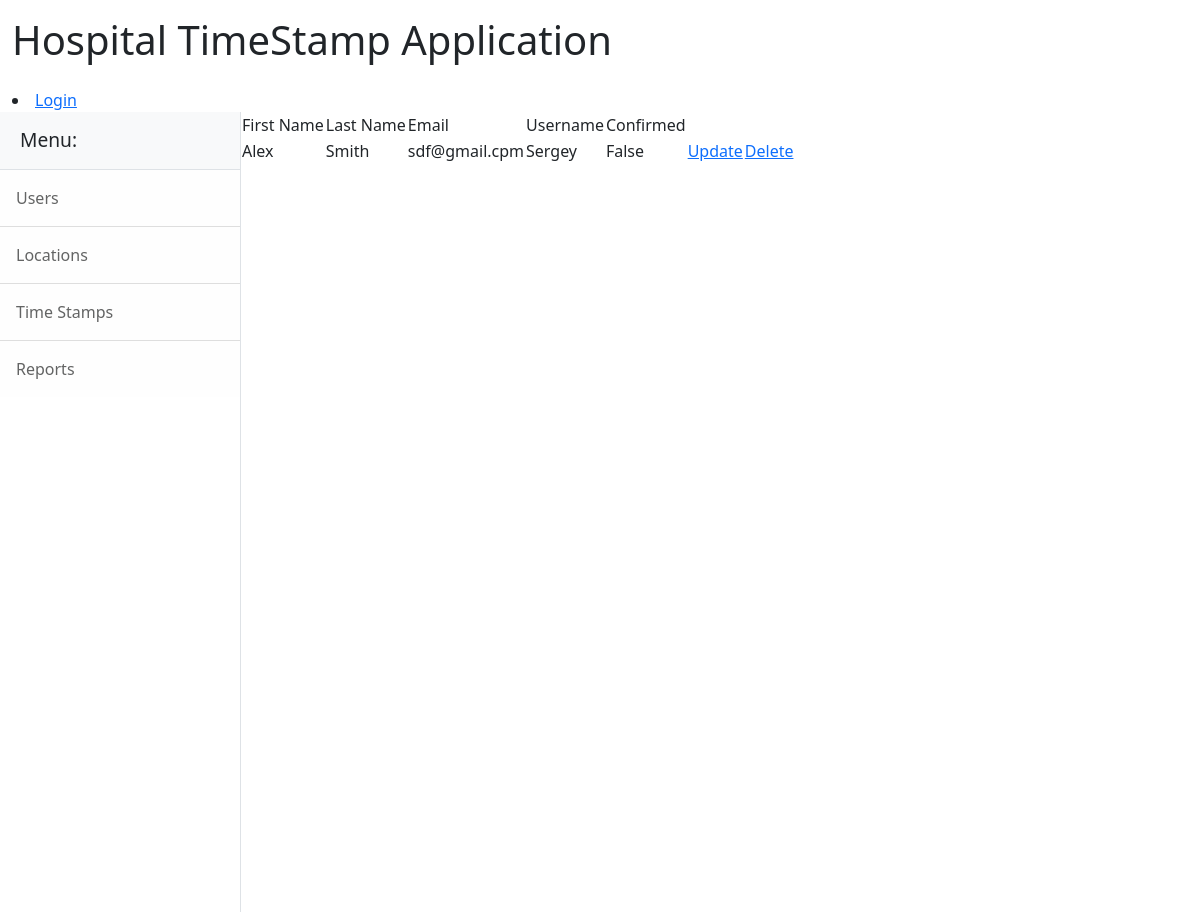
/core/detail_user/1/ (signed in), run on the app's committed database.
### core/models.py (models this page shows, shortened)
class User(models.Model):
    firstName = models.CharField( max_length=50, null= False)
    lastName = models.CharField( max_length=100, null= False)
    description = models.CharField(max_length=500 , null = True)
    email = models.EmailField( max_length = 254, null=True)
    user = models.ForeignKey(User, on_delete = CASCADE, default = 1 )
    email_conf = models.BooleanField(default = False) # if its admin a

### core/views.py (the view)
# urls.py: path('detail_user/<int:pk>/', DoctorDetailsView.as_view() , name='user_details'),
class DoctorDetailsView(UserPassesTestMixin,DetailView):
    model = User
    template_name = 'user_details.html'
    context_object_name = 'user'
    def test_func(self):
        return self.request.user.groups.filter(name='admin').exists()

### core/templates/user_details.html
{% extends 'main.html'%}
{% block content %}
<div>
    <table>
        <tr>
        <td>First Name</td>
        <td>Last Name</td>
            <td>Email</td>
            <td>Username</td>
            <td>Confirmed</td>
        </tr>
        <tr>
        <td>{{user.firstName}}</td>
        <td>{{user.lastName}}</td>
            <td> {{user.email}}  </td>
            <td>{{user.user}}</td>
            <td>{{user.email_conf}}</td>
            <td><a href = "{% url 'core:update_user' user.id %}" > Update</a></td>
            <td><a href = "{% url 'core:delete_user' user.id %}" > Delete</a></td>
</tr>
</table>  </div>
{% endblock content %}

### data on the page
User: firstName "Alex", lastName "Smith", email "sdf@gmail.cpm", user "Sergey", email_conf "False"
